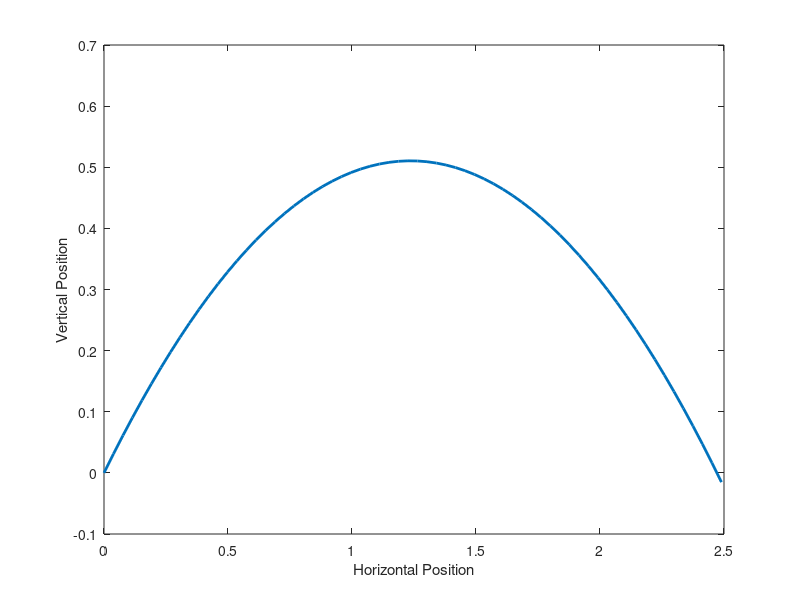

Recreate this plot in MATLAB.
%2D KINEMATICS p.3
%Created by: Daniel Kuhman
%Github: https://github.com/dkuhman
%Last updated: 2020-05-17

%Clear workspace
clear all
clc

%Find horizontal displacement of a projectile when the object is launched 
%at an angle with a given resultant velocity. The object is launched and
%lands at the same vertical position (no change in altitude). 

launch_angle = 40; %Launch angle (degrees)

%y = vertical (up is + and down is -)
%x = horizontal
position_y = 0; %Vertical position
position_x = 0; %Horizontal position

velocity_r = 5; %Resultant velocity
velocity_y = 0;
velocity_x = 0;

acceleration_y = -9.81; 
acceleration_x = 0;

time = 0;
sample_rate = 0.01;
j = 0;

while position_y(end) >= 0
    %Update time and iteration variable
    time(end+1) = time(end) + sample_rate;
    j = j + 1;
    
    %On first iteration, find vertical and horizontal velocity from the
    %resultant
    if j == 1 
        velocity_y(end) = sind(launch_angle)*velocity_r;
        velocity_x(end) = cosd(launch_angle)*velocity_r;
    else
        %Update velocity
        velocity_y(end+1) = acceleration_y(end) * sample_rate + velocity_y(end);
        velocity_x(end+1) = acceleration_x(end) * sample_rate + velocity_x(end);

        %Update position
        position_y(end+1) = velocity_y(end) * sample_rate + position_y(end);
        position_x(end+1) = velocity_x(end) * sample_rate + position_x(end);
   
        %Update acceleration
        acceleration_y(end+1) = -9.81;
        acceleration_x(end+1) = 0;
    end
end

disp(['Time: ' num2str(time(end))]) %Displays time projectile was in the air
disp(['Distance cleared: ' num2str(position_x(end))]) %Displays horizontal distance covered
disp(['Peak Height: ' num2str(max(position_y))]) %Displays projectile's peak height

figure
plot(position_x, position_y, 'LineWidth', 2)
xlabel('Horizontal Position')
ylabel('Vertical Position')